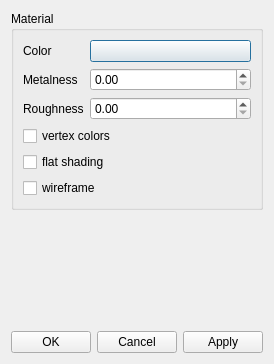
<?xml version="1.0" encoding="UTF-8"?>
<ui version="4.0">
 <class>Dialog</class>
 <widget class="QDialog" name="Dialog">
  <property name="geometry">
   <rect>
    <x>0</x>
    <y>0</y>
    <width>263</width>
    <height>364</height>
   </rect>
  </property>
  <property name="windowTitle">
   <string>Mesh Properties</string>
  </property>
  <layout class="QVBoxLayout" name="verticalLayout">
   <item>
    <widget class="QGroupBox" name="groupBox_4">
     <property name="title">
      <string>Material</string>
     </property>
     <layout class="QFormLayout" name="formLayout">
      <item row="0" column="0">
       <widget class="QLabel" name="label_7">
        <property name="text">
         <string>Color</string>
        </property>
       </widget>
      </item>
      <item row="0" column="1">
       <widget class="QPushButton" name="prop_color_material_color">
        <property name="text">
         <string/>
        </property>
       </widget>
      </item>
      <item row="1" column="0">
       <widget class="QLabel" name="label_8">
        <property name="text">
         <string>Metalness</string>
        </property>
       </widget>
      </item>
      <item row="1" column="1">
       <widget class="QDoubleSpinBox" name="prop_material_metalness"/>
      </item>
      <item row="2" column="0">
       <widget class="QLabel" name="label_9">
        <property name="text">
         <string>Roughness</string>
        </property>
       </widget>
      </item>
      <item row="2" column="1">
       <widget class="QDoubleSpinBox" name="prop_material_roughness"/>
      </item>
      <item row="3" column="0" colspan="2">
       <widget class="QCheckBox" name="prop_material_vertexColors">
        <property name="text">
         <string>vertex colors</string>
        </property>
       </widget>
      </item>
      <item row="4" column="0" colspan="2">
       <widget class="QCheckBox" name="prop_material_flatShading">
        <property name="text">
         <string>flat shading</string>
        </property>
       </widget>
      </item>
      <item row="5" column="0" colspan="2">
       <widget class="QCheckBox" name="prop_material_wireframe">
        <property name="text">
         <string>wireframe</string>
        </property>
       </widget>
      </item>
     </layout>
    </widget>
   </item>
   <item>
    <spacer name="verticalSpacer">
     <property name="orientation">
      <enum>Qt::Vertical</enum>
     </property>
     <property name="sizeHint" stdset="0">
      <size>
       <width>20</width>
       <height>41</height>
      </size>
     </property>
    </spacer>
   </item>
   <item>
    <layout class="QHBoxLayout" name="horizontalLayout">
     <item>
      <spacer name="horizontalSpacer">
       <property name="orientation">
        <enum>Qt::Horizontal</enum>
       </property>
       <property name="sizeHint" stdset="0">
        <size>
         <width>40</width>
         <height>20</height>
        </size>
       </property>
      </spacer>
     </item>
     <item>
      <widget class="QPushButton" name="ok_button">
       <property name="text">
        <string>OK</string>
       </property>
      </widget>
     </item>
     <item>
      <widget class="QPushButton" name="cancel_button">
       <property name="text">
        <string>Cancel</string>
       </property>
      </widget>
     </item>
     <item>
      <widget class="QPushButton" name="apply">
       <property name="text">
        <string>Apply</string>
       </property>
      </widget>
     </item>
    </layout>
   </item>
  </layout>
  <zorder>verticalSpacer</zorder>
  <zorder>groupBox_4</zorder>
 </widget>
 <tabstops>
  <tabstop>cancel_button</tabstop>
  <tabstop>apply</tabstop>
  <tabstop>ok_button</tabstop>
 </tabstops>
 <resources/>
 <connections>
  <connection>
   <sender>ok_button</sender>
   <signal>clicked()</signal>
   <receiver>Dialog</receiver>
   <slot>accept()</slot>
   <hints>
    <hint type="sourcelabel">
     <x>442</x>
     <y>381</y>
    </hint>
    <hint type="destinationlabel">
     <x>325</x>
     <y>201</y>
    </hint>
   </hints>
  </connection>
  <connection>
   <sender>cancel_button</sender>
   <signal>clicked()</signal>
   <receiver>Dialog</receiver>
   <slot>reject()</slot>
   <hints>
    <hint type="sourcelabel">
     <x>523</x>
     <y>381</y>
    </hint>
    <hint type="destinationlabel">
     <x>325</x>
     <y>201</y>
    </hint>
   </hints>
  </connection>
 </connections>
</ui>
